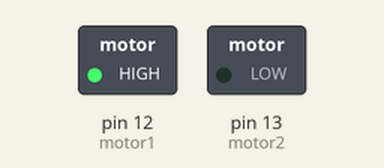
Bench run of a sketch on a simulated Arduino Uno, built with avr-gcc and run on an emulated ATmega328P. Parts: switched loads named in the sketch (green lamp = pin HIGH).

Above: at 0.15 s.
At 5.45 s:
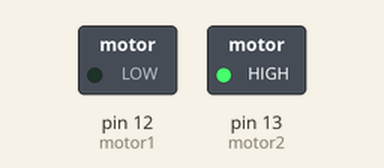
At 8.1 s:
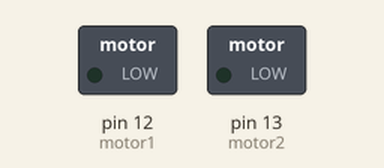
Timing chart, 0 to 13.8 s (numbered marks = the images above):
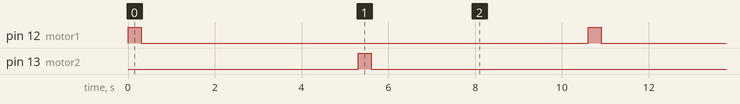

Measured:
- by itself, pin 12 (motor1), pin 13 (motor2): alternates HIGH for 0.30 s and LOW for 10.3 s
- by itself, everything shown: repeats every 10.6 s, in 4 steps

The sketch:

motorCode.ino
```cpp
const int motor1= 12; //left pump, from mouse
const int motor2= 13;

void setup()
{
pinMode(motor1, OUTPUT); //sets the digital pin as output
pinMode(motor2, OUTPUT);
}

void loop()
{
digitalWrite(motor1,HIGH); //turns the motor on
delay(300);
digitalWrite(motor1,LOW);
delay(5000);
digitalWrite(motor2,HIGH); //turns the motor on
delay(300);
digitalWrite(motor2,LOW);
delay(5000);

}
```
